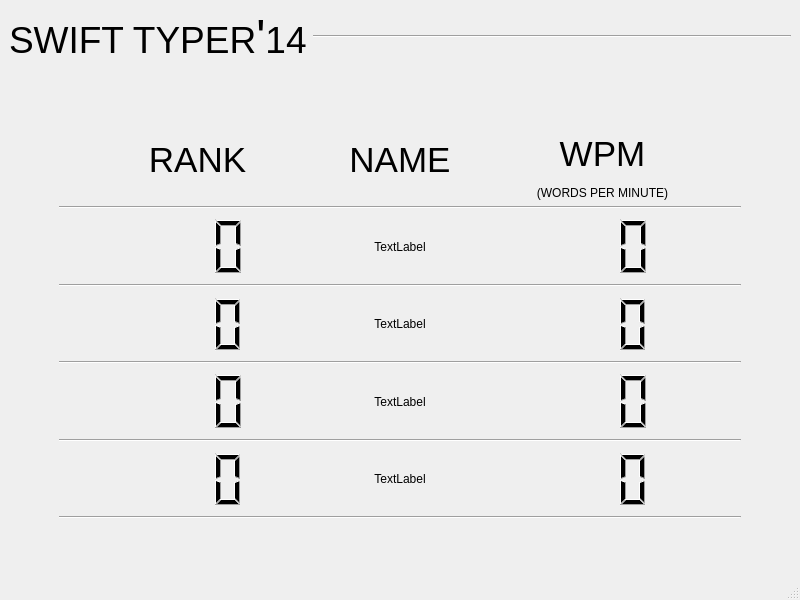
<?xml version="1.0" encoding="UTF-8"?>
<ui version="4.0">
 <class>MainWindow</class>
 <widget class="QMainWindow" name="MainWindow">
  <property name="geometry">
   <rect>
    <x>0</x>
    <y>0</y>
    <width>800</width>
    <height>600</height>
   </rect>
  </property>
  <property name="windowTitle">
   <string>MainWindow</string>
  </property>
  <widget class="QWidget" name="centralwidget">
   <layout class="QVBoxLayout" name="verticalLayout_3">
    <item>
     <layout class="QVBoxLayout" name="verticalLayout">
      <item>
       <layout class="QHBoxLayout" name="horizontalLayout">
        <item>
         <widget class="QLabel" name="label">
          <property name="sizePolicy">
           <sizepolicy hsizetype="Fixed" vsizetype="Fixed">
            <horstretch>0</horstretch>
            <verstretch>0</verstretch>
           </sizepolicy>
          </property>
          <property name="text">
           <string>&lt;html&gt;&lt;head/&gt;&lt;body&gt;&lt;p&gt;&lt;span style=&quot; font-size:28pt;&quot;&gt;SWIFT TYPER&lt;/span&gt;&lt;span style=&quot; font-size:36pt;&quot;&gt;'&lt;/span&gt;&lt;span style=&quot; font-size:28pt;&quot;&gt;14&lt;/span&gt;&lt;/p&gt;&lt;/body&gt;&lt;/html&gt;</string>
          </property>
         </widget>
        </item>
        <item>
         <widget class="Line" name="line">
          <property name="orientation">
           <enum>Qt::Horizontal</enum>
          </property>
         </widget>
        </item>
       </layout>
      </item>
      <item>
       <layout class="QVBoxLayout" name="verticalLayout_2">
        <property name="margin">
         <number>50</number>
        </property>
        <item>
         <layout class="QHBoxLayout" name="horizontalLayout_6">
          <item>
           <spacer name="horizontalSpacer_9">
            <property name="orientation">
             <enum>Qt::Horizontal</enum>
            </property>
            <property name="sizeType">
             <enum>QSizePolicy::Ignored</enum>
            </property>
            <property name="sizeHint" stdset="0">
             <size>
              <width>40</width>
              <height>20</height>
             </size>
            </property>
           </spacer>
          </item>
          <item>
           <widget class="QLabel" name="label_7">
            <property name="text">
             <string>&lt;html&gt;&lt;head/&gt;&lt;body&gt;&lt;p&gt;&lt;span style=&quot; font-size:26pt;&quot;&gt;RANK&lt;/span&gt;&lt;/p&gt;&lt;/body&gt;&lt;/html&gt;</string>
            </property>
            <property name="alignment">
             <set>Qt::AlignCenter</set>
            </property>
           </widget>
          </item>
          <item>
           <widget class="QLabel" name="label_2">
            <property name="text">
             <string>&lt;html&gt;&lt;head/&gt;&lt;body&gt;&lt;p&gt;&lt;span style=&quot; font-size:26pt;&quot;&gt;NAME&lt;/span&gt;&lt;/p&gt;&lt;/body&gt;&lt;/html&gt;</string>
            </property>
            <property name="alignment">
             <set>Qt::AlignCenter</set>
            </property>
           </widget>
          </item>
          <item>
           <widget class="QLabel" name="label_8">
            <property name="text">
             <string>&lt;html&gt;&lt;head/&gt;&lt;body&gt;&lt;p&gt;&lt;br/&gt;&lt;span style=&quot; font-size:26pt;&quot;&gt;WPM&lt;/span&gt;&lt;/p&gt;&lt;p&gt;&lt;span style=&quot; font-size:9pt;&quot;&gt;(WORDS PER MINUTE)&lt;/span&gt;&lt;/p&gt;&lt;/body&gt;&lt;/html&gt;</string>
            </property>
            <property name="alignment">
             <set>Qt::AlignCenter</set>
            </property>
           </widget>
          </item>
          <item>
           <spacer name="horizontalSpacer_10">
            <property name="orientation">
             <enum>Qt::Horizontal</enum>
            </property>
            <property name="sizeType">
             <enum>QSizePolicy::Ignored</enum>
            </property>
            <property name="sizeHint" stdset="0">
             <size>
              <width>40</width>
              <height>20</height>
             </size>
            </property>
           </spacer>
          </item>
         </layout>
        </item>
        <item>
         <widget class="Line" name="line_3">
          <property name="orientation">
           <enum>Qt::Horizontal</enum>
          </property>
         </widget>
        </item>
        <item>
         <layout class="QHBoxLayout" name="horizontalLayout_2">
          <item>
           <spacer name="horizontalSpacer">
            <property name="orientation">
             <enum>Qt::Horizontal</enum>
            </property>
            <property name="sizeType">
             <enum>QSizePolicy::Ignored</enum>
            </property>
            <property name="sizeHint" stdset="0">
             <size>
              <width>40</width>
              <height>20</height>
             </size>
            </property>
           </spacer>
          </item>
          <item>
           <widget class="QLCDNumber" name="lcdNumber">
            <property name="frameShape">
             <enum>QFrame::NoFrame</enum>
            </property>
            <property name="digitCount">
             <number>3</number>
            </property>
           </widget>
          </item>
          <item>
           <widget class="QLabel" name="label_6">
            <property name="text">
             <string>TextLabel</string>
            </property>
            <property name="alignment">
             <set>Qt::AlignCenter</set>
            </property>
           </widget>
          </item>
          <item>
           <widget class="QLCDNumber" name="lcdNumber_2">
            <property name="frameShape">
             <enum>QFrame::NoFrame</enum>
            </property>
            <property name="digitCount">
             <number>3</number>
            </property>
           </widget>
          </item>
          <item>
           <spacer name="horizontalSpacer_5">
            <property name="orientation">
             <enum>Qt::Horizontal</enum>
            </property>
            <property name="sizeType">
             <enum>QSizePolicy::Ignored</enum>
            </property>
            <property name="sizeHint" stdset="0">
             <size>
              <width>40</width>
              <height>20</height>
             </size>
            </property>
           </spacer>
          </item>
         </layout>
        </item>
        <item>
         <widget class="Line" name="line_2">
          <property name="orientation">
           <enum>Qt::Horizontal</enum>
          </property>
         </widget>
        </item>
        <item>
         <layout class="QHBoxLayout" name="horizontalLayout_5">
          <item>
           <spacer name="horizontalSpacer_2">
            <property name="orientation">
             <enum>Qt::Horizontal</enum>
            </property>
            <property name="sizeType">
             <enum>QSizePolicy::Ignored</enum>
            </property>
            <property name="sizeHint" stdset="0">
             <size>
              <width>40</width>
              <height>20</height>
             </size>
            </property>
           </spacer>
          </item>
          <item>
           <widget class="QLCDNumber" name="lcdNumber_3">
            <property name="frameShape">
             <enum>QFrame::NoFrame</enum>
            </property>
            <property name="digitCount">
             <number>3</number>
            </property>
           </widget>
          </item>
          <item>
           <widget class="QLabel" name="label_3">
            <property name="text">
             <string>TextLabel</string>
            </property>
            <property name="alignment">
             <set>Qt::AlignCenter</set>
            </property>
           </widget>
          </item>
          <item>
           <widget class="QLCDNumber" name="lcdNumber_4">
            <property name="frameShape">
             <enum>QFrame::NoFrame</enum>
            </property>
            <property name="digitCount">
             <number>3</number>
            </property>
           </widget>
          </item>
          <item>
           <spacer name="horizontalSpacer_6">
            <property name="orientation">
             <enum>Qt::Horizontal</enum>
            </property>
            <property name="sizeType">
             <enum>QSizePolicy::Ignored</enum>
            </property>
            <property name="sizeHint" stdset="0">
             <size>
              <width>40</width>
              <height>20</height>
             </size>
            </property>
           </spacer>
          </item>
         </layout>
        </item>
        <item>
         <widget class="Line" name="line_4">
          <property name="orientation">
           <enum>Qt::Horizontal</enum>
          </property>
         </widget>
        </item>
        <item>
         <layout class="QHBoxLayout" name="horizontalLayout_4">
          <item>
           <spacer name="horizontalSpacer_3">
            <property name="orientation">
             <enum>Qt::Horizontal</enum>
            </property>
            <property name="sizeType">
             <enum>QSizePolicy::Ignored</enum>
            </property>
            <property name="sizeHint" stdset="0">
             <size>
              <width>40</width>
              <height>20</height>
             </size>
            </property>
           </spacer>
          </item>
          <item>
           <widget class="QLCDNumber" name="lcdNumber_5">
            <property name="frameShape">
             <enum>QFrame::NoFrame</enum>
            </property>
            <property name="digitCount">
             <number>3</number>
            </property>
           </widget>
          </item>
          <item>
           <widget class="QLabel" name="label_5">
            <property name="text">
             <string>TextLabel</string>
            </property>
            <property name="alignment">
             <set>Qt::AlignCenter</set>
            </property>
           </widget>
          </item>
          <item>
           <widget class="QLCDNumber" name="lcdNumber_6">
            <property name="frameShape">
             <enum>QFrame::NoFrame</enum>
            </property>
            <property name="digitCount">
             <number>3</number>
            </property>
           </widget>
          </item>
          <item>
           <spacer name="horizontalSpacer_7">
            <property name="orientation">
             <enum>Qt::Horizontal</enum>
            </property>
            <property name="sizeType">
             <enum>QSizePolicy::Ignored</enum>
            </property>
            <property name="sizeHint" stdset="0">
             <size>
              <width>40</width>
              <height>20</height>
             </size>
            </property>
           </spacer>
          </item>
         </layout>
        </item>
        <item>
         <widget class="Line" name="line_5">
          <property name="orientation">
           <enum>Qt::Horizontal</enum>
          </property>
         </widget>
        </item>
        <item>
         <layout class="QHBoxLayout" name="horizontalLayout_3">
          <item>
           <spacer name="horizontalSpacer_4">
            <property name="orientation">
             <enum>Qt::Horizontal</enum>
            </property>
            <property name="sizeType">
             <enum>QSizePolicy::Ignored</enum>
            </property>
            <property name="sizeHint" stdset="0">
             <size>
              <width>40</width>
              <height>20</height>
             </size>
            </property>
           </spacer>
          </item>
          <item>
           <widget class="QLCDNumber" name="lcdNumber_7">
            <property name="frameShape">
             <enum>QFrame::NoFrame</enum>
            </property>
            <property name="digitCount">
             <number>3</number>
            </property>
           </widget>
          </item>
          <item>
           <widget class="QLabel" name="label_4">
            <property name="text">
             <string>TextLabel</string>
            </property>
            <property name="alignment">
             <set>Qt::AlignCenter</set>
            </property>
           </widget>
          </item>
          <item>
           <widget class="QLCDNumber" name="lcdNumber_8">
            <property name="frameShape">
             <enum>QFrame::NoFrame</enum>
            </property>
            <property name="digitCount">
             <number>3</number>
            </property>
           </widget>
          </item>
          <item>
           <spacer name="horizontalSpacer_8">
            <property name="orientation">
             <enum>Qt::Horizontal</enum>
            </property>
            <property name="sizeType">
             <enum>QSizePolicy::Ignored</enum>
            </property>
            <property name="sizeHint" stdset="0">
             <size>
              <width>40</width>
              <height>20</height>
             </size>
            </property>
           </spacer>
          </item>
         </layout>
        </item>
        <item>
         <widget class="Line" name="line_6">
          <property name="orientation">
           <enum>Qt::Horizontal</enum>
          </property>
         </widget>
        </item>
       </layout>
      </item>
     </layout>
    </item>
   </layout>
  </widget>
  <widget class="QMenuBar" name="menubar">
   <property name="geometry">
    <rect>
     <x>0</x>
     <y>0</y>
     <width>800</width>
     <height>21</height>
    </rect>
   </property>
  </widget>
  <widget class="QStatusBar" name="statusbar"/>
 </widget>
 <resources/>
 <connections/>
</ui>
